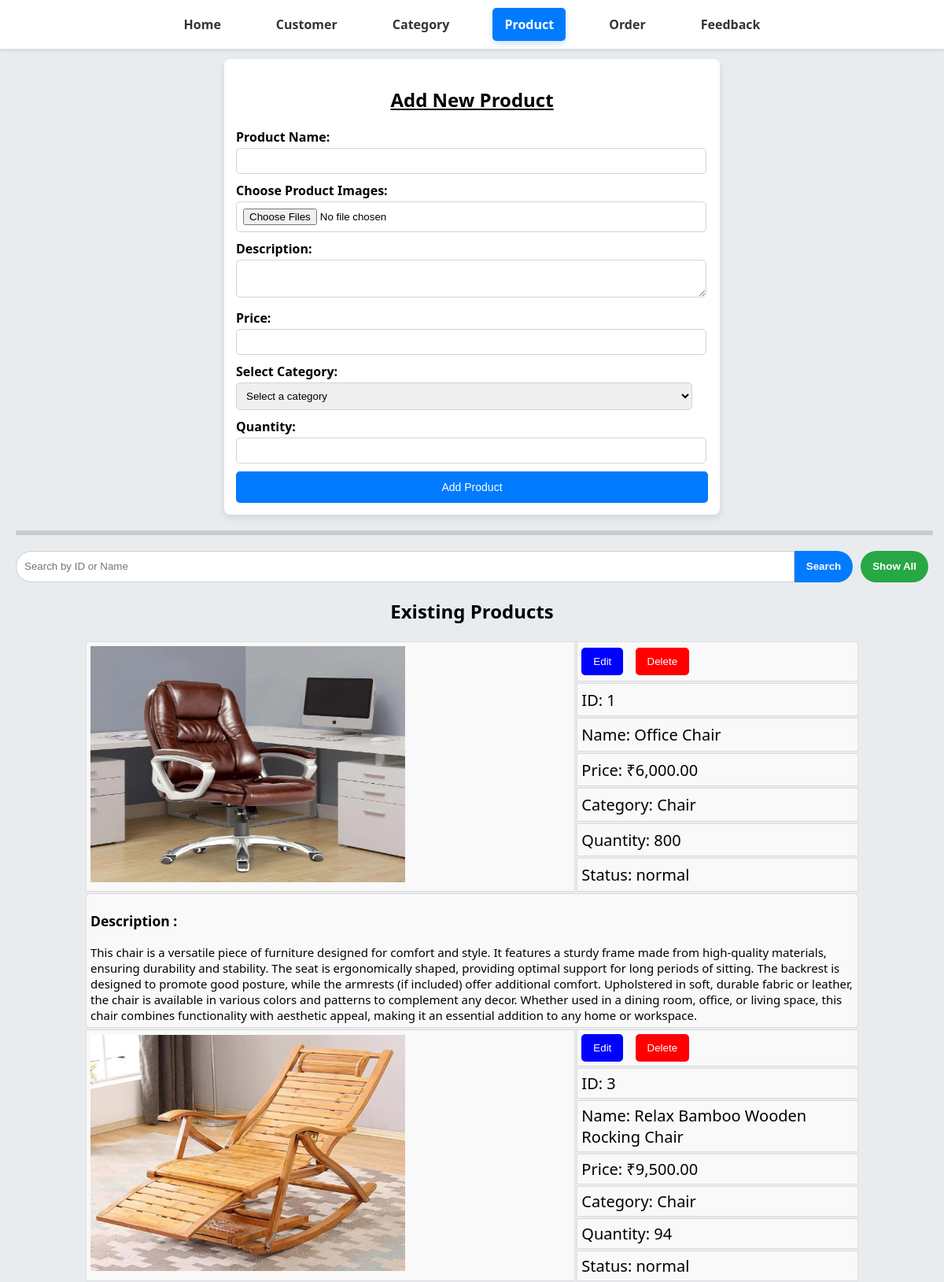
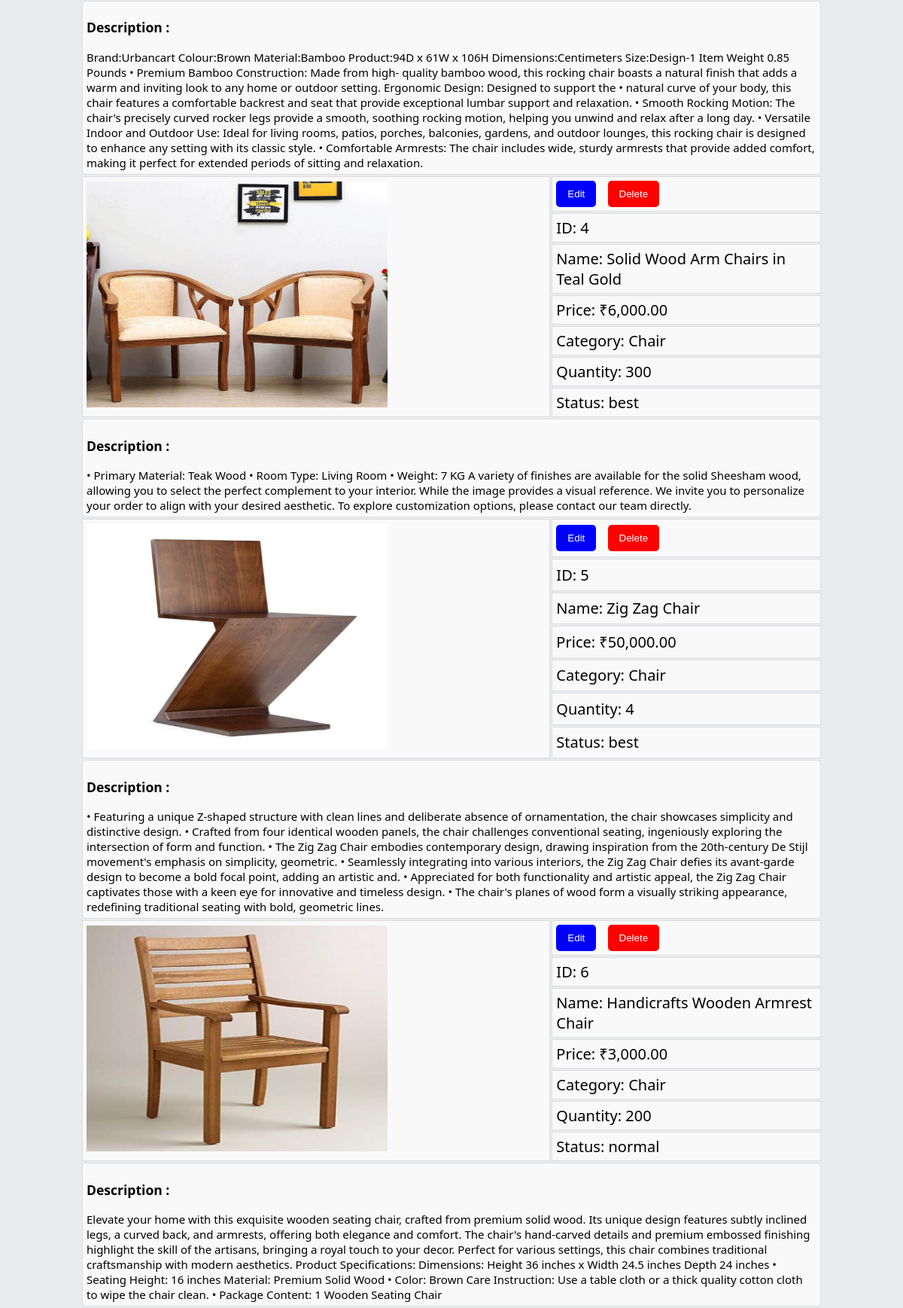
/product_manage.php (signed in, upper part), run on the app's committed database (2 pictures, top to bottom).
### tables this page shows
CREATE TABLE IF NOT EXISTS `product` (
  `id` int NOT NULL AUTO_INCREMENT,
  `name` varchar(50) NOT NULL,
  `img` varchar(255) DEFAULT NULL,
  `description` text,
  `price` decimal(10,2) NOT NULL,
  `category_id` int DEFAULT NULL,
  `quantity` int NOT NULL,
  `status` enum('best','normal') NOT NULL DEFAULT 'normal',
  PRIMARY KEY (`id`),
  KEY `category_id` (`category_id`)
);

CREATE TABLE IF NOT EXISTS `category` (
  `id` int NOT NULL AUTO_INCREMENT,
  `name` varchar(50) NOT NULL,
  `img` varchar(255) DEFAULT NULL,
  PRIMARY KEY (`id`)
);

### product_manage.php (the view, shortened to what this page needs)
<?php
include 'db.php';
?>
<!DOCTYPE html>
<html>
<head>
    <link rel="stylesheet" href="admincss/product.css">
</head>
<body>
<?php
include 'admin_menubar.php' ;
?>
<form method="POST" action="" enctype="multipart/form-data" class="product-form">
<h2 align="center"><u>Add New Product</u></h2>
    <label for="pName">Product Name:</label>
    <input type="text" name="pName" id="pName" required>
    <label for="pImage">Choose Product Images:</label>
    <input type="file" name="pImage[]" id="pImage" accept="image/*" multiple required>
    <label for="pDescription">Description:</label>
    <textarea name="pDescription" id="pDescription" required></textarea>
    <label for="pPrice">Price:</label>
    <input type="number" name="pPrice" id="pPrice" step="0.01" required>
    <label for="pCategory">Select Category:</label>
    <select name="pCategory" id="pCategory" required>
        <option value="">Select a category</option>
    </select>
    <label for="pQuantity">Quantity:</label>
    <input type="number" name="pQuantity" id="pQuantity" required>
    <button type="submit" name="btnUpload">Add Product</button>
</form>
<hr style="border: 3px solid #ccc; width: 100%; margin: 10px 0;">
<form method="GET" action="" class="search-form">
    <input type="text" name="search" placeholder="Search by ID or Name" value="<?php echo isset($_GET['search']) ? htmlspecialchars($_GET['search']) : ''; ?>">
    <input type="submit" value="Search">
    <input type="submit" name="showAll" value="Show All">
</form>
<h2 align="center">Existing Products</h2>
<table class="product-table" align="center">
     <?php
    $sql = "SELECT p.*, c.name AS category_name FROM product p JOIN category c ON p.category_id = c.id";
    $result = mysqli_query($conn, $sql);
    if (mysqli_num_rows($result) > 0) {
        while ($row = mysqli_fetch_assoc($result)) {
            echo "<tr>";
            echo "<td rowspan='7' class='product-image'><img src='" . $row['img'] . "' alt='" . $row['name'] . "'></td>";
            echo "<td>
                    <form method='POST' action='productedit.php' style='display:inline;'>
                        <input type='hidden' name='editId' value='" . $row['id'] . "'>
                        <input type='submit' name='btnEdit' class='button edit-button' value='Edit'>
                    </form>
                    <form method='POST' style='display:inline;'>
                        <input type='hidden' name='deleteId' value='" . $row['id'] . "'>
                        <input type='submit' name='btnDelete' class='button delete-button' value='Delete' onclick='return confirm(\"Are you sure you want to delete this product?\");'>
                    </form>
                </td>";
            echo "<tr><td>ID: " . $row['id'] . "</td></tr>";
            echo "<tr><td>Name: " . $row['name'] . "</td></tr>";
            echo "<tr><td>Price: &#8377;" . number_format($row['price'], 2) . "</td></tr>";
            echo "<tr><td>Category: " . htmlspecialchars($row['category_name']) . "</td></tr>";
            echo "<tr><td>Quantity: " . $row['quantity'] . "</td></tr>";
            echo "<tr><td>Status: " . htmlspecialchars($row['status']) . "</td></tr>";
            echo "<tr>";
            echo "<td colspan='8' class='product-description'> <h3>Description : </h3>" . $row['description'] . "</td>";
            echo "</tr>";
        }
    } else {
        echo "<tr <td colspan='8'>No products found.</td></tr>";
    } ?>
</table>
</body> </html>

### admincss/product.css (style rules this page uses)
body { font-family: 'Segoe UI', Tahoma, Geneva, Verdana, sans-serif; background-color: #e9ecef; margin: 0; padding: 55px 20px 20px; }
.product-form { background-color: #ffffff; padding: 15px; border-radius: 8px; box-shadow: 0 4px 10px rgba(0, 0, 0, 0.1); margin: 20px auto; width: 80%; max-width: 600px; }
.product-form label { display: block; margin-bottom: 3px; font-weight: bold; }
.product-form input[type="text"], .product-form input[type="number"], .product-form input[type="file"], .product-form select, .product-form textarea { width: calc(100% - 20px); padding: 8px; margin-bottom: 10px; border: 1px solid #ced4da; border-radius: 5px; transition: border-color 0.3s; }
.product-form button { background-color: #007bff; color: white; border: none; cursor: pointer; font-size: 14px; padding: 8px; border-radius: 5px; height: 40px; width: 100%; }
.product-table { width: 85%; / border-collapse: collapse; margin-top: 20px; font-size: 20px; }
.product-table td { border: 1px solid #ddd; padding: 5px; text-align: left; }
.product-table td { background-color: #f9f9f9; }
.product-image { padding: 0; }
.product-image img { height: 300px; width: 400px; margin-right: 0; }
.product-description { padding: 10px; background: #f9f9f9; border-radius: 5px; font-size: 15px; }
.product-table tr { margin: 0; }
.product-table td, .product-table th { padding: 5px; }
.button { padding: 10px 15px; border: none; border-radius: 5px; color: white; cursor: pointer; transition: background-color 0.3s; margin-right: 10px; }
.edit-button { background-color: blue; }
.delete-button { background-color: red; }
.search-form { display: flex; justify-content: center; margin: 20px 0; width: 100%; }
.search-form input[type="text"] { padding: 10px; border: 1px solid #ccc; border-radius: 20px 0 0 20px; width: 250px; flex: 1; height: 18px; }
.search-form input[type="submit"] { padding: 10px 15px; border: none; border-radius: 0 20px 20px 0; cursor: pointer; font-weight: bold; transition: background-color 0.3s, transform 0.3s; height: 40px; }
.search-form input[type="submit"]:nth-child(2) { background-color: #007bff; color: white; }
.search-form input[type="submit"]:nth-child(3) { padding: 10px 15px; border: none; border-radius: 20px; cursor: pointer; font-weight: bold; background-color: #28a745; color: white; margin-left: 10px; height: 40px; }

### data on the page
product: img (picture), id "1", name "Office Chair", price "6,000.00", category.name "Chair", quantity "800", status "normal", description "This chair is a versatile piece of furniture designed for comfort and style. It features a sturdy frame made from high-quality materials, ensuring durability and stability. The seat is ergonomically shaped, providing optimal support for long periods of sitting. The backrest is designed to promote good posture, while the armrests (if included) offer additional comfort. Upholstered in soft, durable fabric or leather, the chair is available in various colors and patterns to complement any decor. Whether used in a dining room, office, or living space, this chair combines functionality with aesthetic appeal, making it an essential addition to any home or workspace."
product: img (picture), id "3", name "Relax Bamboo Wooden Rocking Chair", price "9,500.00", category.name "Chair", quantity "94", status "normal", description "Brand:Urbancart Colour:Brown Material:Bamboo Product:94D x 61W x 106H Dimensions:Centimeters Size:Design-1 Item Weight 0.85 Pounds • Premium Bamboo Construction: Made from high- quality bamboo wood, this rocking chair boasts a natural finish that adds a warm and inviting look to any home or outdoor setting. Ergonomic Design: Designed to support the • natural curve of your body, this chair features a comfortable backrest and seat that provide exceptional lumbar support and relaxation. • Smooth Rocking Motion: The chair's precisely curved rocker legs provide a smooth, soothing rocking motion, helping you unwind and relax after a long day. • Versatile Indoor and Outdoor Use: Ideal for living…"
product: img (picture), id "4", name "Solid Wood Arm Chairs in Teal Gold", price "6,000.00", category.name "Chair", quantity "300", status "best", description "• Primary Material: Teak Wood • Room Type: Living Room • Weight: 7 KG A variety of finishes are available for the solid Sheesham wood, allowing you to select the perfect complement to your interior. While the image provides a visual reference. We invite you to personalize your order to align with your desired aesthetic. To explore customization options, please contact our team directly."
product: img (picture), id "5", name "Zig Zag Chair", price "50,000.00", category.name "Chair", quantity "4", status "best", description "• Featuring a unique Z-shaped structure with clean lines and deliberate absence of ornamentation, the chair showcases simplicity and distinctive design. • Crafted from four identical wooden panels, the chair challenges conventional seating, ingeniously exploring the intersection of form and function. • The Zig Zag Chair embodies contemporary design, drawing inspiration from the 20th-century De Stijl movement's emphasis on simplicity, geometric. • Seamlessly integrating into various interiors, the Zig Zag Chair defies its avant-garde design to become a bold focal point, adding an artistic and. • Appreciated for both functionality and artistic appeal, the Zig Zag Chair captivates those with a…"
product: img (picture), id "6", name "Handicrafts Wooden Armrest Chair", price "3,000.00", category.name "Chair", quantity "200", status "normal", description "Elevate your home with this exquisite wooden seating chair, crafted from premium solid wood. Its unique design features subtly inclined legs, a curved back, and armrests, offering both elegance and comfort. The chair's hand-carved details and premium embossed finishing highlight the skill of the artisans, bringing a royal touch to your decor. Perfect for various settings, this chair combines traditional craftsmanship with modern aesthetics. Product Specifications: Dimensions: Height 36 inches x Width 24.5 inches Depth 24 inches • Seating Height: 16 inches Material: Premium Solid Wood • Color: Brown Care Instruction: Use a table cloth or a thick quality cotton cloth to wipe the chair clean.…"
